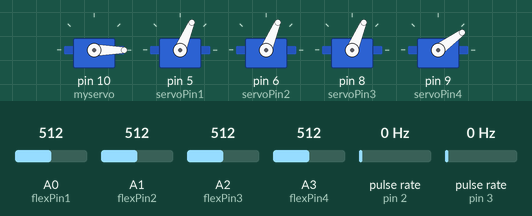
Bench run of a sketch on a simulated Arduino Uno, built with avr-gcc and run on an emulated ATmega328P. On the bench: 5 × servo. Wiring (inferred from the names in the program): 2 × pulse sensor: data pin 2 / data pin 3. The test bench sets the inputs (shaded band); at power-on: A0 (flexPin1) = 512, A1 (flexPin2) = 512, A2 (flexPin3) = 512, A3 (flexPin4) = 512, pulse rate (sensors on pin 2, pin 3) 0 Hz. What the sketch prints to the serial monitor is not drawn.

Above: at 1.2 s.
1.3 s: A0 (flexPin1) set to 716
At 2.4 s:
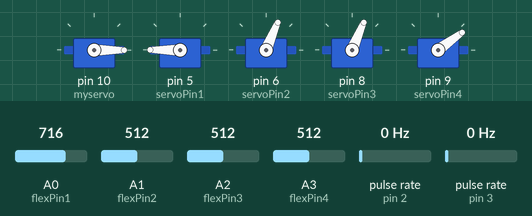
2.8 s: A1 (flexPin2) set to 716
At 3.4 s:
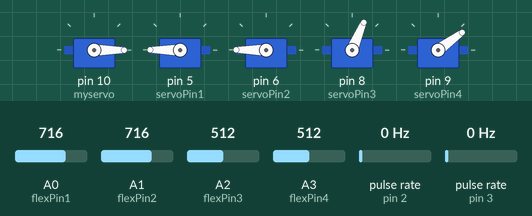
4.3 s: A2 (flexPin3) set to 716
At 4.6 s:
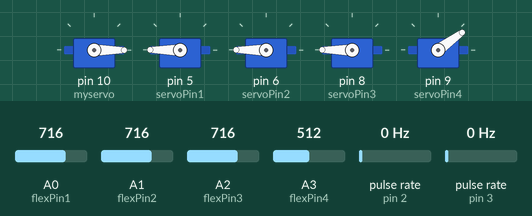
5.8 s: A3 (flexPin4) set to 716
At 6.9 s:
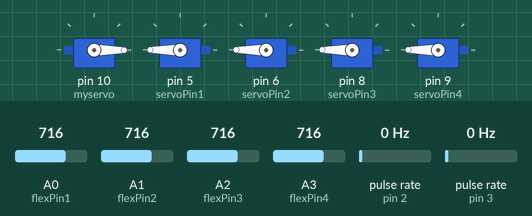
7.3 s: A0 (flexPin1) set to 306
At 8.1 s:
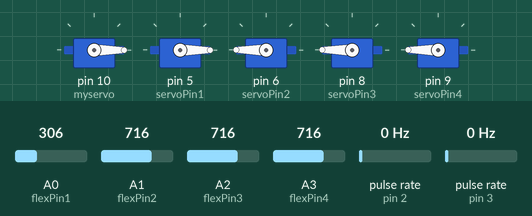
8.8 s: A1 (flexPin2) set to 306
At 9.2 s:
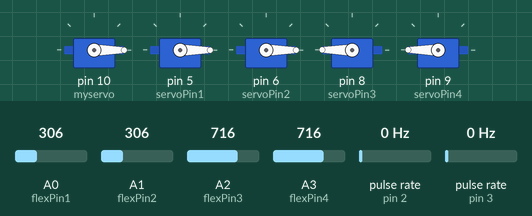
Timing chart, 0 to 11.3 s (numbered marks = the images above; inputs shaded):
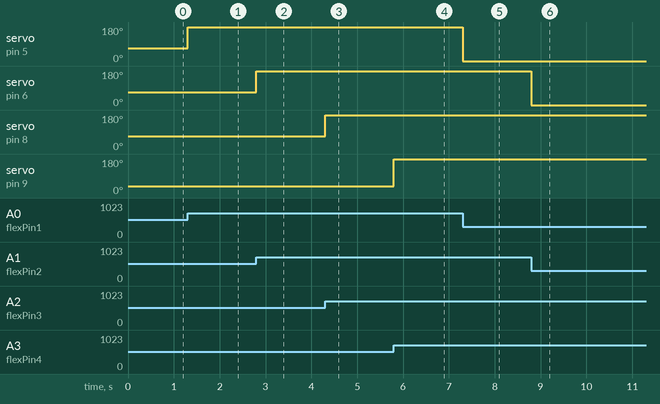

Measured:
- after the input at 1.3 s, servo on pin 5 (servoPin1): 67° → 180° at once
- after the input at 2.8 s, servo on pin 6 (servoPin2): 67° → 180° at once
- after the input at 4.3 s, servo on pin 8 (servoPin3): 67° → 180° at once
- after the input at 5.8 s, servo on pin 9 (servoPin4): 36° → 180° at once
- after the input at 7.3 s, servo on pin 5 (servoPin1): 180° → 0° at once
- after the input at 8.8 s, servo on pin 6 (servoPin2): 180° → 0° at once

The sketch:

sketch_jul26_combined.ino
```cpp
#include <Servo.h>

Servo finger1, finger2, finger3, finger4;

int encoderPin1 = 2;
int encoderPin2 = 3;

int servoPin1 = 5;
int servoPin2 = 6;
int servoPin3 = 8;
int servoPin4 = 9;
//int servoPin5 = 3;  //not in use

int flexPin1 = A0;
int flexPin2 = A1;
int flexPin3 = A2;
int flexPin4 = A3;
int flexPin5 = A4;  //not in use

int potpin = 3;  // analog pin used to connect the potentiometer

volatile int lastEncoded = 0;
volatile long encoderValue = 0;

long lastencoderValue = 0;

int lastMSB = 0;
int lastLSB = 0;

Servo myservo;  // create servo object to control a servo

int val;

//finger move

void setup() {
  // put your setup code here, to run once:

  Serial.begin (9600);
  myservo.attach(10);
  pinMode(encoderPin1, INPUT);
  pinMode(encoderPin2, INPUT);

  digitalWrite(encoderPin1, HIGH); //turn pullup resistor on
  digitalWrite(encoderPin2, HIGH); //turn pullup resistor on

  //call updateEncoder() when any high/low changed seen
  //on interrupt 0 (pin 2), or interrupt 1 (pin 3)
  attachInterrupt(0, updateEncoder, CHANGE);
  attachInterrupt(1, updateEncoder, CHANGE);

// finger move

  finger1.attach(servoPin1);
  finger2.attach(servoPin2);
  finger3.attach(servoPin3);
  finger4.attach(servoPin4);
 // finger5.attach(servoPin5);

  /* set each servo pin to output; I'm not acutally sure if this is
  even necessary, but I did just in case it is */
  pinMode(servoPin1, OUTPUT);
  pinMode(servoPin2, OUTPUT);
  pinMode(servoPin3, OUTPUT);
  pinMode(servoPin4, OUTPUT);
 // pinMode(servoPin5, OUTPUT);

  //Set each flex sensor pin to input: this is necessary
  pinMode(flexPin1, INPUT);
  pinMode(flexPin2, INPUT);
  pinMode(flexPin3, INPUT);
  pinMode(flexPin4, INPUT);
  pinMode(flexPin5, INPUT);
}

void loop() {
  // put your main code here, to run repeatedly:


//Do stuff here
  myservo.write(encoderValue);
  Serial.println(encoderValue);
  //delay(500); //just here to slow down the output, and show it will work  even during a delay

  int flex1 = analogRead(flexPin1);
  int flex2 = analogRead(flexPin2);
  int flex3 = analogRead(flexPin3);
  int flex4 = analogRead(flexPin4);
  //int flex5 = analogRead(flexPin5);


  int pos1 = map(flex1, 400, 700, 0, 180);
  pos1 = constrain(pos1, 0, 180);
  int pos2 = map(flex2, 400, 700, 0, 180);
  pos2 = constrain(pos2, 0, 180);
  int pos3 = map(flex3, 400, 700, 0, 180);
  pos3 = constrain(pos3, 0, 180);
  int pos4 = map(flex4, 480, 640, 0, 180);
  pos4 = constrain(pos4, 0, 180);
  //int pos5 = map(flex5, 400, 700, 0, 180);
  //pos5 = constrain(pos5, 0, 180);

  finger1.write(pos1);
  finger2.write(pos2);
  finger3.write(pos3);
  finger4.write(pos4);

}

void updateEncoder(){
  int MSB = digitalRead(encoderPin1); //MSB = most significant bit
  int LSB = digitalRead(encoderPin2); //LSB = least significant bit

  int encoded = (MSB << 1) |LSB; //converting the 2 pin value to single number
  int sum  = (lastEncoded << 2) | encoded; //adding it to the previous encoded value

  if(sum == 0b1101 || sum == 0b0100 || sum == 0b0010 || sum == 0b1011) encoderValue ++;
  if(sum == 0b1110 || sum == 0b0111 || sum == 0b0001 || sum == 0b1000) encoderValue --;

  lastEncoded = encoded; //store this value for next time
}
```
